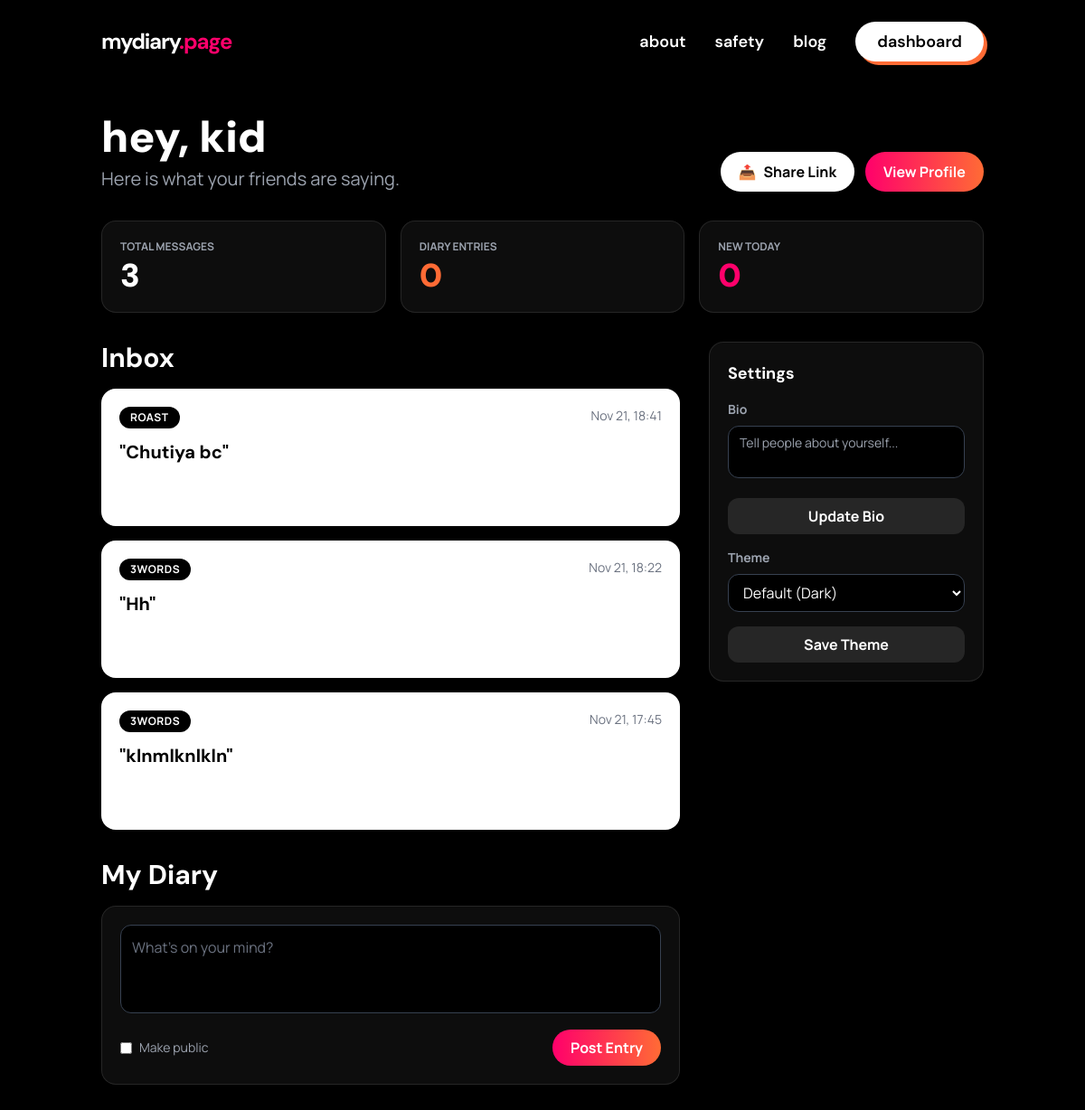
Page /dashboard (signed in) on the committed database.
### mydiary/models.py (models this page shows, shortened)
class User(UserMixin, db.Model):
    id = db.Column(db.Integer, primary_key=True)
    username = db.Column(db.String(64), unique=True, index=True, nullable=False)
    email = db.Column(db.String(120), unique=True, index=True, nullable=False)
    password_hash = db.Column(db.String(256))
    bio = db.Column(db.String(140))
    theme_preference = db.Column(db.String(20), default='default')
    created_at = db.Column(db.DateTime, default=datetime.utcnow)
    entries = db.relationship('DiaryEntry', backref='author', lazy='dynamic')
    messages_received = db.relationship('Message', backref='recipient', lazy='dynamic')

class Message(db.Model):
    id = db.Column(db.Integer, primary_key=True)
    recipient_id = db.Column(db.Integer, db.ForeignKey('user.id'), nullable=False)
    sender_ip = db.Column(db.String(45))  # IPv6 support
    content = db.Column(db.Text, nullable=False)
    category = db.Column(db.String(50), default='text') # confession, roast, etc.
    is_read = db.Column(db.Boolean, default=False)
    is_flagged = db.Column(db.Boolean, default=False)
    created_at = db.Column(db.DateTime, default=datetime.utcnow)

### mydiary/diary/routes.py (the view)
@bp.route('/dashboard')
@login_required
def dashboard():
    messages = Message.query.filter_by(recipient_id=current_user.id).order_by(Message.created_at.desc()).all()
    entries = DiaryEntry.query.filter_by(user_id=current_user.id).order_by(DiaryEntry.created_at.desc()).all()
    return render_template('dashboard.html', messages=messages, entries=entries)

### mydiary/models.py (called while the page is built)
@login_manager.user_loader
def load_user(user_id):
    return User.query.get(int(user_id))

### mydiary/templates/dashboard.html (shortened to what this page needs)
{% extends "base.html" %}
{% block content %}
<div class="min-h-screen bg-dark-black py-12">
  <div class="container mx-auto px-6">
    <div class="flex flex-col md:flex-row justify-between items-end mb-8 gap-6">
      <div>
        <h1 class="font-display font-black text-5xl text-white mb-2">hey, {{ current_user.username }}</h1>
        <p class="text-gray-400 text-xl">Here is what your friends are saying.</p>
      </div>
      <div class="flex gap-3">
        <button onclick="shareMyProfile()"
          class="bg-white text-dark-black px-5 py-2.5 rounded-full font-bold hover:bg-gray-200 transition-colors flex items-center gap-2">
          <span>📤</span> Share Link
        </button>
        <a href="{{ url_for('diary.public_profile', username=current_user.username) }}" target="_blank"
          class="bg-gradient-to-r from-hot-pink to-vibrant-orange text-white px-5 py-2.5 rounded-full font-bold hover:scale-105 transition-transform flex items-center gap-2">
          View Profile
        </a>
      </div>
    </div>
    <div class="grid grid-cols-1 md:grid-cols-3 gap-4 mb-8">
      <div class="bg-white/5 border border-white/10 p-5 rounded-2xl">
        <h3 class="text-gray-400 font-bold uppercase text-xs mb-1">Total Messages</h3>
        <p class="font-display font-black text-4xl text-white">{{ messages|length }}</p>
      </div>
      <div class="bg-white/5 border border-white/10 p-5 rounded-2xl">
        <h3 class="text-gray-400 font-bold uppercase text-xs mb-1">Diary Entries</h3>
        <p class="font-display font-black text-4xl text-vibrant-orange">{{ entries|length }}</p>
      </div>
      <div class="bg-white/5 border border-white/10 p-5 rounded-2xl">
        <h3 class="text-gray-400 font-bold uppercase text-xs mb-1">New Today</h3>
        <p class="font-display font-black text-4xl text-hot-pink">0</p>
      </div>
    </div>
    <div class="grid grid-cols-1 lg:grid-cols-3 gap-8">
      <div class="lg:col-span-2 space-y-8">
        <div>
          <h2 class="font-display font-bold text-3xl text-white mb-4">Inbox</h2>
          {% if messages %}
          <div class="space-y-4" id="messages-container">
            {% for message in messages %}
            <div id="message-{{ message.id }}"
              class="bg-white text-dark-black p-5 rounded-2xl shadow-lg transform hover:-translate-y-1 transition-transform duration-300 relative group">
              <div class="flex justify-between items-start mb-3">
                <span
                  class="bg-dark-black text-white px-3 py-1 rounded-full text-xs font-bold uppercase tracking-wider">{{
                  message.category }}</span>
                <span class="text-gray-500 text-sm">{{ message.created_at.strftime('%b %d, %H:%M') }}</span>
              </div>
              <p class="font-display font-bold text-xl mb-4" id="message-text-{{ message.id }}">"{{ message.content }}"
              </p>
            </div>
            {% endfor %}
          </div>
          {% else %}
          <div class="bg-white/5 border border-white/10 rounded-2xl p-10 text-center">
            <div class="text-6xl mb-4">🦗</div>
            <h3 class="font-display font-bold text-2xl text-white mb-2">It's quiet... too quiet.</h3>
            <p class="text-gray-400">Share your link to start getting messages!</p>
          </div>
          {% endif %}
        </div>
        <div>
          <h2 class="font-display font-bold text-3xl text-white mb-4">My Diary</h2>
          <div class="bg-white/5 border border-white/10 p-5 rounded-2xl mb-4">
            <form hx-post="/diary/new" hx-swap="afterbegin" hx-target="#diary-entries"
              hx-on::after-request="this.reset()" class="space-y-3">
              <textarea name="content" required rows="3"
                class="w-full bg-dark-black border border-gray-700 text-white rounded-xl p-3 text-base placeholder-gray-500 focus:outline-none focus:border-hot-pink resize-none"
                placeholder="What's on your mind?"></textarea>
              <div class="flex justify-between items-center">
                <label class="flex items-center gap-2 text-gray-400 cursor-pointer">
                  <input type="checkbox" name="is_public" value="true" class="rounded">
                  <span class="text-sm">Make public</span>
                </label>
                <button type="submit"
                  class="bg-gradient-to-r from-hot-pink to-vibrant-orange text-white font-bold px-5 py-2 rounded-full hover:scale-105 transition-transform">
                  Post Entry
                </button>
              </div>
            </form>
          </div>
        </div>
      </div>
      <div class="space-y-6">
        <div class="bg-white/5 border border-white/10 p-5 rounded-2xl">
          <h3 class="font-display font-bold text-lg text-white mb-4">Settings</h3>
          <form hx-post="/settings/profile" hx-swap="innerHTML" hx-target="#profile-status" class="mb-4">
            <label class="block text-sm font-bold text-gray-400 mb-2">Bio</label>
            <textarea name="bio" maxlength="140" rows="2"
              class="w-full bg-dark-black border border-gray-700 text-white rounded-xl px-3 py-2 text-sm focus:outline-none focus:border-hot-pink resize-none"
              placeholder="Tell people about yourself...">{{ current_user.bio or '' }}</textarea>
            <button type="submit"
              class="w-full bg-white/10 hover:bg-white/20 text-white font-bold py-2 rounded-xl transition-colors mt-2">
              Update Bio
            </button>
          </form>
          <form hx-post="/settings/theme" hx-swap="innerHTML" hx-target="#theme-status">
            <label class="block text-sm font-bold text-gray-400 mb-2">Theme</label>
            <select name="theme"
              class="w-full bg-dark-black border border-gray-700 text-white rounded-xl px-3 py-2 focus:outline-none focus:border-hot-pink mb-2">
              <option value="default" {% if current_user.theme_preference=='default' %}selected{% endif %}>Default
                (Dark)</option>
            </select>
            <button type="submit"
              class="w-full bg-white/10 hover:bg-white/20 text-white font-bold py-2 rounded-xl transition-colors">
              Save Theme
            </button>
          </form>
        </div>
      </div>
    </div>
  </div>
</div>
{% endblock %}

### mydiary/templates/base.html (shortened to what this page needs)
<!DOCTYPE html>
<html lang="en">
<head>
    <script src="https://cdn.tailwindcss.com"></script>
    <link rel="stylesheet" href="{{ url_for('static', filename='css/style.css') }}">
</head>
<body
    class="{% if current_user.is_authenticated and current_user.theme_preference %}theme-{{ current_user.theme_preference }}{% endif %} bg-dark-black text-white font-body overflow-x-hidden selection:bg-hot-pink selection:text-white">
    <nav class="fixed w-full z-50 top-0 transition-all duration-300" x-data="{ scrolled: false }"
        @scroll.window="scrolled = (window.pageYOffset > 20)"
        :class="{ 'bg-dark-black/90 backdrop-blur-md py-2': scrolled, 'bg-transparent py-6': !scrolled }">
        <div class="container mx-auto px-6 flex justify-between items-center">
            <a href="{{ url_for('main.index') }}"
                class="text-2xl font-display font-bold tracking-tighter hover:text-hot-pink transition-colors">
                mydiary<span class="text-hot-pink">.page</span>
            </a>
            <div class="hidden md:flex items-center space-x-8 font-display font-semibold text-lg">
                <a href="{{ url_for('main.about') }}" class="hover:text-vibrant-orange transition-colors">about</a>
                <a href="{{ url_for('main.safety') }}" class="hover:text-vibrant-orange transition-colors">safety</a>
                <a href="{{ url_for('main.blog') }}" class="hover:text-vibrant-orange transition-colors">blog</a>
                {% if current_user.is_authenticated %}
                <a href="{{ url_for('diary.dashboard') }}"
                    class="px-6 py-2 bg-white text-dark-black rounded-full hover:scale-105 transition-transform shadow-[4px_4px_0px_0px_rgba(255,107,53,1)]">dashboard</a>
                {% endif %}
            </div>
        </div>
    </nav>
    <main class="min-h-screen pt-20">
        {% block content %}{% endblock %}
    </main>
</body>
</html>

### rows in the picture
User: username "kid", theme "Default (Dark)"
Message: category "ROAST", created_at "Nov 21, 18:41", content "Chutiya bc"
Message: category "3WORDS", created_at "Nov 21, 18:22", content "Hh"
Message: category "3WORDS", created_at "Nov 21, 17:45", content "klnmlknlkln"

### other values in the picture
{{ messages|length }} "3"
{{ entries|length }} "0"
